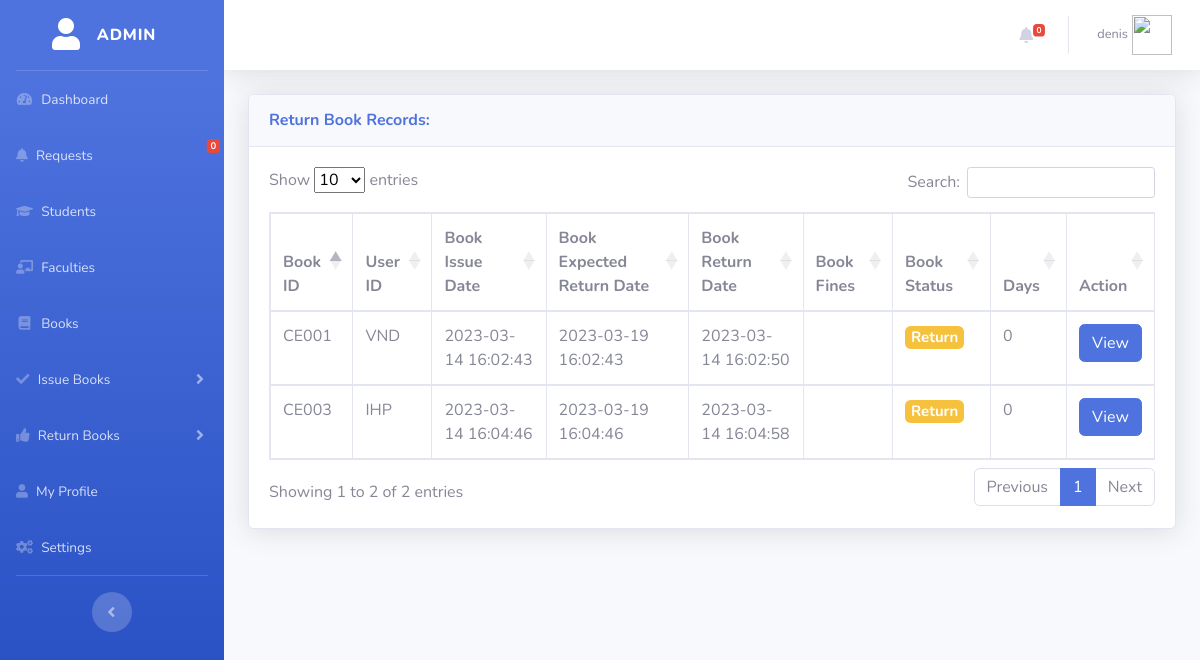
/faculty_return_books.php (signed in), run on an earlier commit of the app's database.
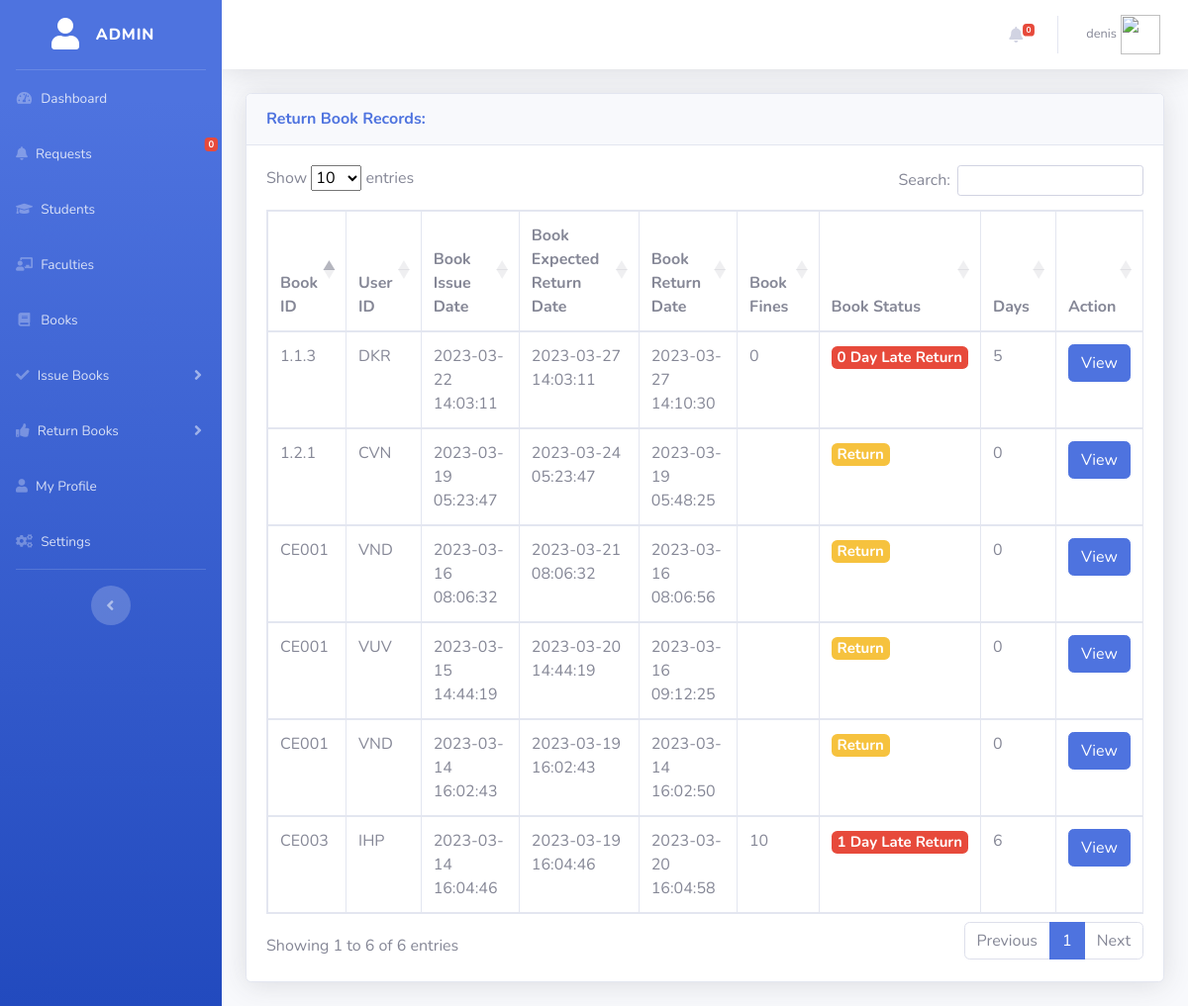
And on a later commit of the database.
### tables this page shows
CREATE TABLE IF NOT EXISTS `f_issue_book` (
  `issue_book_id` int NOT NULL AUTO_INCREMENT,
  `book_id` varchar(20) NOT NULL,
  `user_id` varchar(30) NOT NULL,
  `issue_date_time` varchar(30) NOT NULL,
  `expected_return_date` varchar(30) NOT NULL,
  `return_date_time` varchar(30) NOT NULL,
  `book_issue_status` enum('Issue','Return','Not Return') NOT NULL,
  PRIMARY KEY (`issue_book_id`)
);

CREATE TABLE IF NOT EXISTS `settings` (
  `setting_id` int NOT NULL AUTO_INCREMENT,
  `library_admin` varchar(50) NOT NULL,
  `library_contact` bigint NOT NULL,
  `library_email` varchar(50) NOT NULL,
  `library_total_book_issue_day` int NOT NULL,
  `library_one_day_fine` decimal(4,2) NOT NULL,
  `library_issue_total_book_per_user` int NOT NULL,
  PRIMARY KEY (`setting_id`)
);

### function.php (called while the page is built, shortened)
<?php
    function get_one_day_fines($connection){
        $output = 0;
        $query = "SELECT library_one_day_fine FROM settings
        LIMIT 1";
        $result = mysqli_query($connection, $query);
        foreach($result as $row){
            $output = $row["library_one_day_fine"];
        }
        return $output;
    }
    function convert_data($string, $action = 'encrypt'){
        $encrypt_method = "AES-256-CBC";
        $secret_key = 'AA74CDCC2BBRT935136HH7B63C27';
        $secret_iv = '5fgf5HJ5g27';
        $key = hash('sha256', $secret_key);
        $iv = substr(hash('sha256', $secret_iv), 0, 16);
        if ($action == 'encrypt')
        {
            $output = openssl_encrypt($string, $encrypt_method, $key, 0, $iv);
            $output = base64_encode($output);
        }
        else if ($action == 'decrypt')
        {
            $output = openssl_decrypt(base64_decode($string), $encrypt_method, $key, 0, $iv);
        }
        return $output;
    }
?>

### faculty_return_books.php (the view, shortened to what this page needs)
<?php
include('admin/header.php');
include('admin/navbar.php');
include('security.php');
include('function.php');
?>
<div class="container-fluid">
<div class="card shadow mb-4">
  <div class="card-header py-3">
    <h6 class="m-0 font-weight-bold text-primary">Return Book Records:</h6>
  </div>
      <div class="card-body">
<div class="table-responsive">
  <table class="table table-bordered" id="datatableid" width="100%" cellspacing="0">
    <thead>
      <tr>
        <th> Book ID </th>
        <th> User ID </th>
        <th> Book Issue Date</th>
        <th> Book Expected Return Date</th>
        <th> Book Return Date</th>
        <th> Book Fines</th>
        <th> Book Status</th>
        <th> Days</th>
        <th> Action</th>
      </tr>
    </thead>
    <tbody>
    <?php
    $query = "SELECT * FROM f_issue_book WHERE book_issue_status = 'Return'";
    $query_run = mysqli_query($connection, $query);
    if(mysqli_num_rows($query_run) > 0){
      while($row = mysqli_fetch_assoc($query_run)){
        $status = $row["book_issue_status"];
        if($status == 'Return'){
           $status = '<h5><span class="badge badge-warning">Return</span></h5>';
        }
        $issue_date = $row['issue_date_time'];
        $cur_date = $row['return_date_time'];
        $days = strtotime($cur_date)-strtotime($issue_date);
        $expected_date = $row['expected_return_date'];
        $res = strtotime($expected_date)-strtotime($issue_date);
        $fine = null;
        if ($days <= $res) {
          $status = '<h5><span class="badge badge-warning">Return</span></h5>';
        }
        elseif ($days > $res) {
          $late = strtotime($cur_date)-strtotime($expected_date);
          $status = '<h5><span class="badge badge-danger">'.floor($late/(24*60*60)).' Day Late Return</span></h5>';
          $fine_func = get_one_day_fines($connection);
          $fine = floor($late/(24*60*60)) * $fine_func;
        }
      ?>
        <tr>
        <td><?php  echo $row['book_id']; ?></td>
        <td><?php  echo $row['user_id']; ?></td>
        <td><?php  echo $row['issue_date_time']; ?></td>
        <td><?php  echo $row['expected_return_date']; ?></td>
        <td><?php  echo $row['return_date_time']; ?></td>
        <td><?php  echo $fine; ?></td>
        <td><?php  echo $status; ?></td>
        <td><?php  echo floor($days/(24*60*60)); ?></td>
        <td>
        <?php
          echo'
          <a href="faculty_issue_book.php?action=view&code='.convert_data($row["issue_book_id"]).'" class="btn btn-primary">
            View
          </a>'
        ?>
        </td>
        </tr>
      <?php
      }
    }
      ?>
    </tbody>
  </table>
</div>
</div>
</div>
</div>
  </div>
  </div>

What changed in the data, as far as the page shows it:
added f_issue_book: book "CE001", user "VND", issue_date_time "2023-03-16 08:06:32", expected_return_date "2023-03-21 08:06:32", return_date_time "2023-03-16 08:06:56", shows "Return", floor($days/(24*60*60)) "0"
added f_issue_book: book "CE001", user "VUV", issue_date_time "2023-03-15 14:44:19", expected_return_date "2023-03-20 14:44:19", return_date_time "2023-03-16 09:12:25", shows "Return", floor($days/(24*60*60)) "0"
changed f_issue_book "CE003": return_date_time "2023-03-14 16:04:58" → "2023-03-20 16:04:58"; fine (not shown) → "10"; floor($late/(24*60*60)) (not shown) → "1"; floor($days/(24*60*60)) "0" → "6"; no longer shows "Return"
added f_issue_book: book "1.2.1", user "CVN", issue_date_time "2023-03-19 05:23:47", expected_return_date "2023-03-24 05:23:47", return_date_time "2023-03-19 05:48:25", shows "Return", floor($days/(24*60*60)) "0"
added f_issue_book: book "1.1.3", user "DKR", issue_date_time "2023-03-22 14:03:11", expected_return_date "2023-03-27 14:03:11", return_date_time "2023-03-27 14:10:30", fine "0", floor($late/(24*60*60)) "0", floor($days/(24*60*60)) "5"
Also different on the page:
text written by a page script: "Show entries Search: Showing 1 to 2 of 2 entries Previous 1 Next" → "Show entries Search: Showing 1 to 6 of 6 entries Previous 1 Next"
